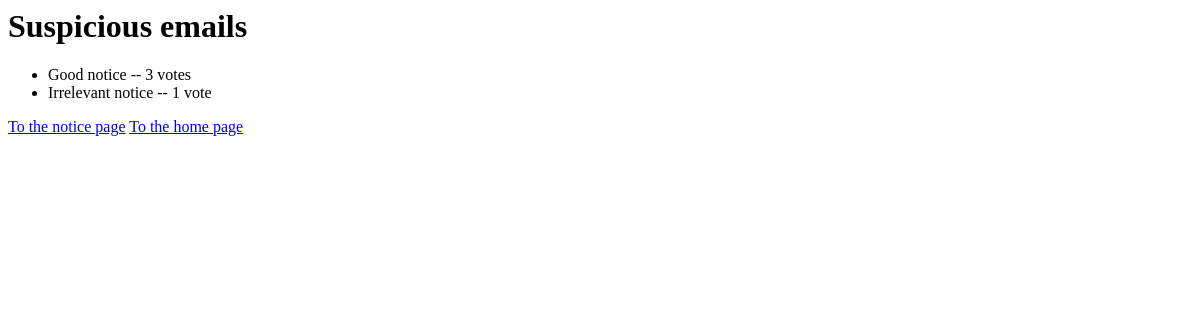
Page /secureapp/2/results/ on the earlier database version.
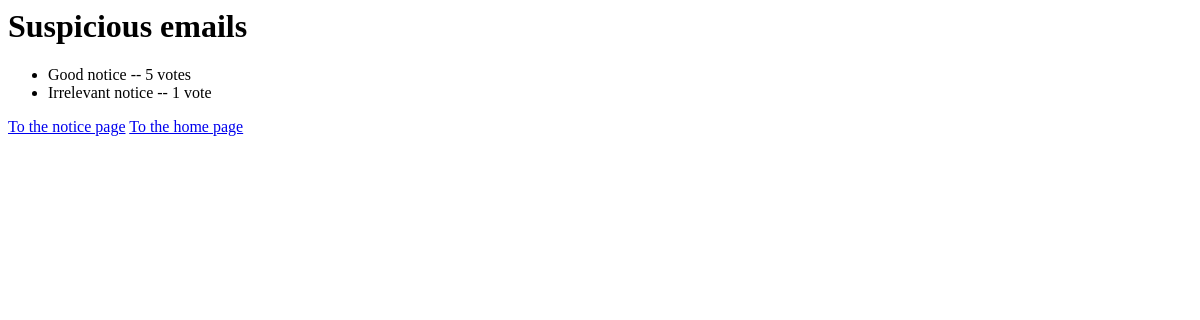
Same page on the later database version.
### secureapp/models.py (models this page shows)
class Choice(models.Model):
    notice = models.ForeignKey(Notice, on_delete=models.CASCADE)
    choice_text = models.CharField(max_length=200)
    votes = models.IntegerField(default=0)

### secureapp/views.py (the view)
# urls.py: path('<int:pk>/results/', views.ResultsView.as_view(), name='results'),
class ResultsView(generic.DetailView):
    model = Notice
    template_name = 'secureapp/results.html'

### secureapp/templates/secureapp/results.html
<body>
    <h1>{{ notice.notice_title }}</h1>
    <ul>
    {% for choice in notice.choice_set.all %}
        <li>{{ choice.choice_text }} -- {{ choice.votes }} vote{{ choice.votes|pluralize }}</li>
    {% endfor %}
    </ul>
</body>
<a href="{% url 'secureapp:detail' notice.id %}">To the notice page</a>
<a href="{% url 'secureapp:home'%}">To the home page</a>

Differences in the rows shown:
changed Choice "Good notice": votes "3" → "5"
